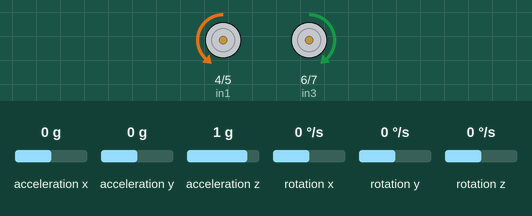
Bench run of a sketch on a simulated Arduino Uno, built with avr-gcc and run on an emulated ATmega328P. Shown: motor-driver pin pairs drawn as motors (green arrow = first pin HIGH = forward, orange = second pin HIGH = backward, longer = more drive, scaled by the enable pin). Inputs (shaded band) come from the test bench; at power-on: acceleration y 0 g, acceleration z 1 g, acceleration x 0 g, rotation x 0 °/s, rotation y 0 °/s, rotation z 0 °/s. What the sketch prints to the serial monitor is not drawn.

Above: at 3.2 s.
3.3 s: acceleration y set to -0.2 g
At 4.5 s:
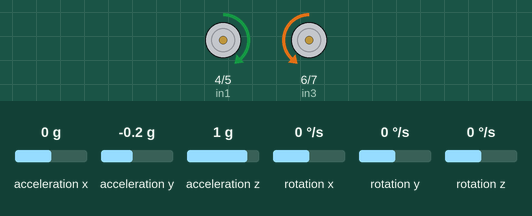
4.8 s: acceleration z set to 0 g
At 6.1 s:
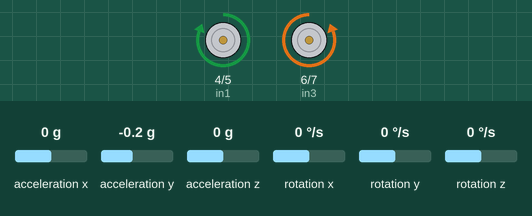
7.2 s: acceleration y set to 0.8 g
At 10.6 s:
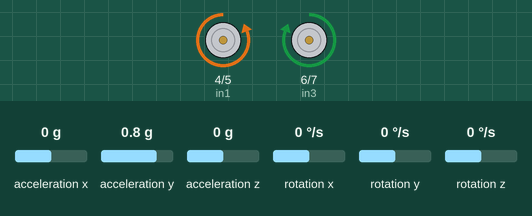
Timing chart, 0 to 12.1 s (numbered marks = the images above; inputs shaded):
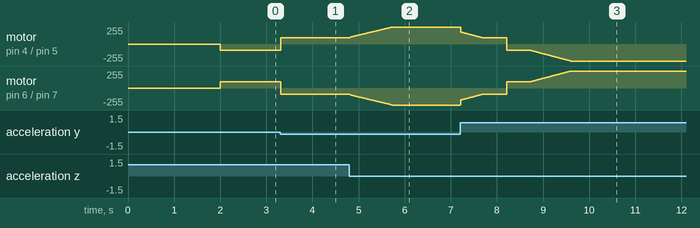

Measured:
- the behaviour switches between 0 and -0.1 g on acceleration y (found by bisection; images 0 and 1)
- after the input at 3.3 s, motor on pin 4 (in1) / pin 5 (in2): backward 93/255 → forward 93/255 at once; motor on pin 6 (in3) / pin 7 (in4): forward 93/255 → backward 93/255 at once
- after the input at 4.8 s, motor on pin 4 (in1) / pin 5 (in2): moves from forward 93/255 to forward 255/255 over 0.92 s, starting at once; motor on pin 6 (in3) / pin 7 (in4): moves from backward 93/255 to backward 255/255 over 0.92 s, starting at once
- after the input at 7.2 s, motor on pin 4 (in1) / pin 5 (in2): moves from forward 255/255 to backward 255/255 over 2.4 s, starting at once; motor on pin 6 (in3) / pin 7 (in4): moves from backward 255/255 to forward 255/255 over 2.4 s, starting at once

The sketch:

self_balancing_PID.ino
```cpp
//importing libraries for the gyroscope
#include "Wire.h"
#include <MPU6050_light.h>

MPU6050 mpu(Wire);
unsigned long timer = 0;

//declaring necessary variables
float x_angle;
float Kp = 0.8000;
float Ki = 0.0190;
float Kd = 0.0010;
int enA = 3;
int enB = 9;
int in1 = 4;
int in2 = 5;
int in3 = 6;
int in4 = 7;
float actual = 0.0000;
float desired = 0.0000;
float error = 0.0000;
float lasterror=0.0000;
float delta_error = 0.0000;
float errorsum = 0.0000;
float currenttime;
float lasttime;
float delta_T;
int directionA;
int directionB;
float speedpwmA;
float speedpwmB;
float getspeedpwmA;
float speedconspwmA;

void setup() {
  // put your setup code here, to run once:
  actual = get_x_angle();
  Serial.begin(9600);
  Wire.begin();
  byte status = mpu.begin();
  Serial.print(F("MPU6050 status: "));
  Serial.println(status);
  while(status!=0){ } // stop everything if could not connect to MPU6050

  Serial.println(F("Calculating offsets, do not move MPU6050"));
  delay(1000);
  // mpu.upsideDownMounting = true; // uncomment this line if the MPU6050 is mounted upside-down
  mpu.calcOffsets(); // gyro and accelero
  Serial.println("Done!\n");

  pinMode(enA, OUTPUT);
  pinMode(enB, OUTPUT);
  pinMode(in1, OUTPUT);
  pinMode(in2, OUTPUT);
  pinMode(in3, OUTPUT);
  pinMode(in4, OUTPUT);
}

void loop() {
  // put your main code here, to run repeatedly:
  actual = get_x_angle();
  error = desired - actual;
  delta_error = error - lasterror;
  currenttime = millis();
  lasterror = error;
  //delta_T = float(currenttime-lasttime)/1000.0000;
  delta_T = 1.0000;
  lasttime = currenttime;
  errorsum = errorsum + (error*delta_T);
  //255/Ki so that errorsum*Ki is never above 255
  errorsum = constrain(errorsum, (-255/Ki), (255/Ki));
  getspeedpwmA = error*Kp + Ki*errorsum + Kd*delta_error;
  //when getspeedpwmA>0, move backward based on callibration
  if (getspeedpwmA>0){
    directionA = 0;
    directionB = 0;
  } else{
    directionA = 1;
    directionB = 1;
  }
  speedconspwmA = constrain(abs(getspeedpwmA), 93, 255);
  speedpwmA = speedconspwmA;
  speedpwmB = speedpwmA;
  robot_balance(directionA, directionB, speedpwmA, speedpwmB);

}

float get_x_angle(){
  mpu.update();

  if((millis()-timer)>10){ // print data every 10ms
	Serial.print("X : ");
	Serial.print(mpu.getAngleX());
  return mpu.getAngleX();
  timer = millis();

  }
}

void robot_balance(int dirA, int dirB, int pwmA, int pwmB) {
  analogWrite(enA, pwmA);
  analogWrite(enB, pwmB);
  if (dirA == 1) {
    //forward direction
    digitalWrite(in1, LOW);
    digitalWrite(in2, HIGH);
  } else {
    //backwrd direction
    digitalWrite(in1, HIGH);
    digitalWrite(in2, LOW);
  }

  if (dirB == 1) {
    digitalWrite(in3, HIGH);
    digitalWrite(in4, LOW);
  } else {

    digitalWrite(in3, LOW);
    digitalWrite(in4, HIGH);
  }
}
```
